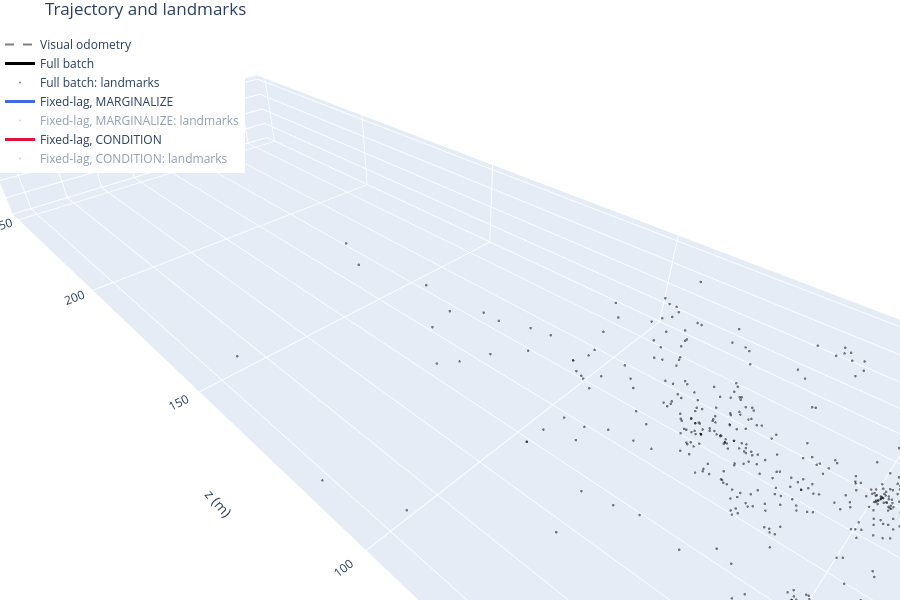

The code cell stored with this chart in its notebook:
### Markdown cell above
## 5. Trajectory and landmarks

The visual odometry poses of the dataset, the full batch solution, and the fixed-lag trajectories, in which every pose keeps its last estimate before it left the window. Smart factors have no landmark variables: a full batch landmark is the point its smart factor triangulates at the solution, and a fixed-lag landmark is the last point its smart factor in the smoother triangulated. Every landmark with an estimate is plotted, and the printed counts name the others: a landmark has no estimate when its triangulation fails, for example because the point would lie behind a camera. The fixed-lag estimate of a landmark within 20 m of the path agrees with the full batch to a few centimetres; the depth of a distant landmark is constrained much less, so its estimates differ by decimetres to metres, less so with `CONDITION`, whose tracks are longer, and their points overlap only partly. Hover over a point to see its landmark, click a legend entry to show or hide a trace, and scroll to zoom: some landmarks are well over 100 m away.

### Code cell
seen = {landmark for observations in frames.values() for landmark, _ in observations}
batch = full_batch(last)
triangulations = {landmark: factor.point(batch) for landmark, factor in smart_factors(last).items()}
failed = {landmark: point.status.name for landmark, point in triangulations.items() if not point.valid()}
print(f"{len(seen)} landmarks, {len(triangulations)} of them seen at least twice; "
      f"the full batch cannot triangulate {failed}")
estimates = {"Full batch": ("black", batch, {landmark: point.get() for landmark, point in triangulations.items()
                                             if point.valid()})}
for (name, trajectory), color in zip(trajectories.items(), ["royalblue", "crimson"]):
    estimates[f"Fixed-lag, {name}"] = (color, trajectory, landmark_estimates[name])

vo = np.array([vo_poses[i].translation() for i in range(first, last + 1)])
fig = go.Figure(go.Scatter3d(x=vo[:, 0], y=vo[:, 1], z=vo[:, 2], mode="lines", name="Visual odometry",
                             line=dict(color="gray", width=2, dash="dash")))
for name, (color, values, points) in estimates.items():
    ids = sorted(points)
    print(f"{name}: {len(ids)} of {len(seen)} landmarks plotted, no estimate for {sorted(seen - set(ids))}")
    poses = np.array([values.atPose3(X(i)).translation() for i in range(first, last + 1)])
    fig.add_trace(go.Scatter3d(x=poses[:, 0], y=poses[:, 1], z=poses[:, 2], mode="lines+markers",
                               name=name, line=dict(color=color, width=3), marker=dict(size=2, color=color)))
    xyz = np.array([points[landmark] for landmark in ids])
    fig.add_trace(go.Scatter3d(x=xyz[:, 0], y=xyz[:, 1], z=xyz[:, 2], mode="markers",
                               name=f"{name}: landmarks", text=[f"landmark {landmark}" for landmark in ids],
                               marker=dict(size=1.5, color=color, opacity=0.5),
                               visible=True if name == "Full batch" else "legendonly"))
fig.update_layout(title="Trajectory and landmarks", height=600, legend=dict(x=0, y=1),
                  margin=dict(l=0, r=0, b=0, t=30),
                  scene=dict(xaxis_title="x (m)", yaxis_title="y (m)", zaxis_title="z (m)", aspectmode="data",
                             camera=dict(up=dict(x=0, y=-1, z=0), eye=dict(x=-1, y=-1, z=-1))))
fig.show()

### Figure 1 — Plotly figure (JSON) as saved in the notebook; plotly's stock layout.template omitted (floating-point values rounded to 4 significant figures; data arrays with more than 128 entries replaced by an {"elided": "..."} marker saying what was removed)
{"data": [{"line": {"color": "gray", "dash": "dash", "width": 2}, "mode": "lines", "name": "Visual odometry", "type": "scatter3d", "x": [0.0, 0.003143, 0.002806, 0.004198, 0.007419, 0.006492, 0.002024, -0.003376, -0.008345, -0.01404, -0.03147, -0.03832, -0.04732, -0.06117, -0.07503, -0.0894, -0.1108, -0.1346, -0.1584, -0.182, -0.2075, -0.2376, -0.2665, -0.2934, -0.3206, -0.3477], "y": [0.0, 0.004146, 0.009815, 0.01203, 0.01751, 0.02211, 0.02749, 0.03128, 0.03631, 0.04066, 0.05025, 0.06278, 0.06961, 0.07602, 0.08276, 0.08862, 0.09397, 0.0949, 0.09775, 0.1017, 0.106, 0.112, 0.1169, 0.1225, 0.1261, 0.1315], "z": [0.0, 0.96, 1.92, 2.873, 3.816, 4.759, 5.695, 6.629, 7.565, 8.501, 9.44, 10.37, 11.29, 12.21, 13.12, 14.02, 14.93, 15.83, 16.73, 17.64, 18.52, 19.41, 20.29, 21.17, 22.04, 22.9]}, {"line": {"color": "black", "width": 3}, "marker": {"color": "black", "size": 2}, "mode": "lines+markers", "name": "Full batch", "type": "scatter3d", "x": [-1.828e-11, -0.002892, -0.00652, -0.008659, -0.007604, -0.009247, -0.01538, -0.02653, -0.03513, -0.04269, -0.05095, -0.05692, -0.06607, -0.07387, -0.08335, -0.09397, -0.1093, -0.1308, -0.1552, -0.1785, -0.2001, -0.2278, -0.2517, -0.2725, -0.2975, -0.326], "y": [-1.371e-11, 0.004127, 0.009187, 0.009714, 0.01461, 0.01876, 0.02354, 0.02651, 0.02985, 0.03209, 0.03947, 0.05135, 0.05845, 0.06502, 0.07173, 0.07803, 0.08301, 0.08365, 0.08837, 0.09388, 0.09659, 0.1018, 0.1063, 0.1114, 0.1146, 0.1198], "z": [-5.038e-10, 0.9614, 1.925, 2.887, 3.836, 4.775, 5.709, 6.65, 7.583, 8.518, 9.444, 10.37, 11.29, 12.21, 13.12, 14.02, 14.93, 15.83, 16.73, 17.63, 18.52, 19.41, 20.29, 21.17, 22.04, 22.9]}, {"marker": {"color": "black", "opacity": 0.5, "size": 1.5}, "mode": "markers", "name": "Full batch: landmarks", "text": {"elided": "2631 str values"}, "type": "scatter3d", "visible": true, "x": {"elided": "2631 float values"}, "y": {"elided": "2631 float values"}, "z": {"elided": "2631 float values"}}, {"line": {"color": "royalblue", "width": 3}, "marker": {"color": "royalblue", "size": 2}, "mode": "lines+markers", "name": "Fixed-lag, MARGINALIZE", "type": "scatter3d", "x": [-5.684e-11, -0.002721, -0.006038, -0.007618, -0.005901, -0.007242, -0.01299, -0.02354, -0.03229, -0.0399, -0.04818, -0.05463, -0.06436, -0.07282, -0.08242, -0.09311, -0.1087, -0.1306, -0.1549, -0.1778, -0.1985, -0.2257, -0.249, -0.2705, -0.2959, -0.325], "y": [-3.002e-11, 0.004148, 0.009277, 0.009908, 0.01491, 0.01921, 0.02386, 0.02662, 0.02951, 0.03128, 0.03845, 0.05005, 0.05709, 0.06356, 0.07057, 0.07666, 0.08127, 0.08126, 0.0858, 0.09116, 0.09359, 0.09854, 0.1029, 0.1081, 0.1112, 0.1163], "z": [-3.645e-11, 0.9588, 1.921, 2.882, 3.832, 4.778, 5.716, 6.658, 7.588, 8.515, 9.441, 10.37, 11.29, 12.2, 13.11, 14.01, 14.91, 15.8, 16.7, 17.6, 18.49, 19.38, 20.27, 21.16, 22.03, 22.91]}, {"marker": {"color": "royalblue", "opacity": 0.5, "size": 1.5}, "mode": "markers", "name": "Fixed-lag, MARGINALIZE: landmarks", "text": {"elided": "2631 str values"}, "type": "scatter3d", "visible": "legendonly", "x": {"elided": "2631 float values"}, "y": {"elided": "2631 float values"}, "z": {"elided": "2631 float values"}}, {"line": {"color": "crimson", "width": 3}, "marker": {"color": "crimson", "size": 2}, "mode": "lines+markers", "name": "Fixed-lag, CONDITION", "type": "scatter3d", "x": [-5.684e-11, -0.002722, -0.005897, -0.007676, -0.006057, -0.00773, -0.01372, -0.02494, -0.03394, -0.04188, -0.05062, -0.05732, -0.06709, -0.07532, -0.08508, -0.09519, -0.1099, -0.1311, -0.1553, -0.1787, -0.2004, -0.2283, -0.2522, -0.2732, -0.2983, -0.327], "y": [-3.002e-11, 0.004148, 0.009294, 0.00984, 0.01479, 0.01877, 0.02339, 0.02609, 0.0294, 0.03161, 0.03922, 0.051, 0.05794, 0.06418, 0.07085, 0.07724, 0.08234, 0.0832, 0.08804, 0.09364, 0.09645, 0.1016, 0.1063, 0.1113, 0.1144, 0.1195], "z": [-3.645e-11, 0.9588, 1.921, 2.88, 3.826, 4.763, 5.694, 6.633, 7.563, 8.496, 9.421, 10.34, 11.26, 12.18, 13.08, 13.99, 14.89, 15.79, 16.69, 17.59, 18.48, 19.36, 20.24, 21.12, 21.99, 22.85]}, {"marker": {"color": "crimson", "opacity": 0.5, "size": 1.5}, "mode": "markers", "name": "Fixed-lag, CONDITION: landmarks", "text": {"elided": "2631 str values"}, "type": "scatter3d", "visible": "legendonly", "x": {"elided": "2631 float values"}, "y": {"elided": "2631 float values"}, "z": {"elided": "2631 float values"}}], "layout": {"height": 600, "legend": {"x": 0, "y": 1}, "margin": {"b": 0, "l": 0, "r": 0, "t": 30}, "scene": {"aspectmode": "data", "camera": {"eye": {"x": -1, "y": -1, "z": -1}, "up": {"x": 0, "y": -1, "z": 0}}, "xaxis": {"title": {"text": "x (m)"}}, "yaxis": {"title": {"text": "y (m)"}}, "zaxis": {"title": {"text": "z (m)"}}}, "title": {"text": "Trajectory and landmarks"}}}
